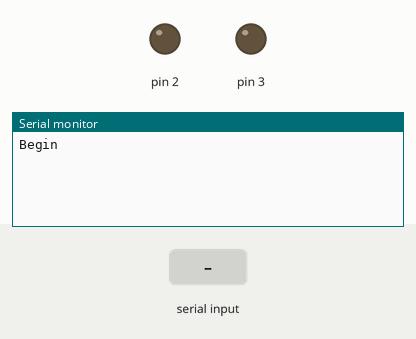
Recording of a sketch running on a simulated Arduino Uno, built with avr-gcc and run on an emulated ATmega328P. Shown: output pins drawn as LEDs (lit = HIGH), the last lines printed to the serial monitor. The test bench sets the inputs (shaded band).

Above: at 1.2 s.
1.3 s: "voltage\n" received over Serial
At 2.0 s:
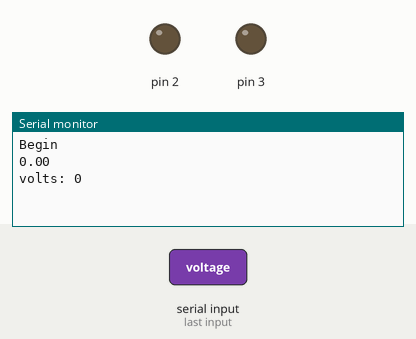
2.8 s: byte 10 ('\n') received over Serial
At 3.8 s:
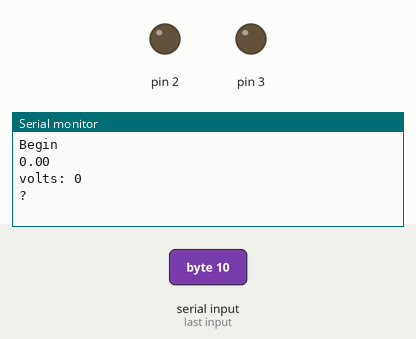
4.3 s: "sol1\n" received over Serial
At 5.1 s:
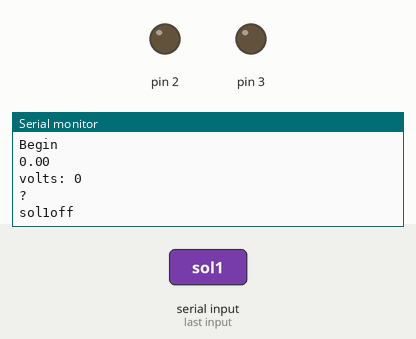

Measured:
- after the input at 1.3 s, the serial monitor: prints a new line at once (image 1)
- after the input at 2.8 s, the serial monitor: prints a new line at once (image 2)
- after the input at 4.3 s, the serial monitor: prints a new line at once (image 3)

The sketch:

pressuresystem.ino
```cpp
/**************************************************************************/
/*!
  MCP427DAC -> ARDUINO

  VDD -> Vin
  GND -> GND
  SCL -> A5
  SDA -> A4

*/
/**************************************************************************/
#include <Wire.h>
#include <Adafruit_MCP4725.h>

Adafruit_MCP4725 dac;
String sdata = ""; // Initialised to nothing.
bool started = false;
void setup(void) {
  Serial.begin(9600);

  // For Adafruit MCP4725A1 the address is 0x62 (default) or 0x63 (ADDR pin tied to VCC)
  // For MCP4725A0 the address is 0x60 or 0x61
  // For MCP4725A2 the address is 0x64 or 0x65
  dac.begin(0x60);
  pinMode(2, OUTPUT);
  pinMode(3, OUTPUT);

  Serial.println("Begin");
}

void loop(void) {
  if (started == false) {
    started = true;
    dac.setVoltage(0, 1);
    digitalWrite(2, LOW);
    digitalWrite(3, LOW);
  }
  byte ch;
  if (Serial.available()) {
    ch = Serial.read();
    sdata += (char)ch;
    if (ch == '\n') {
      sdata.trim();
      if (sdata.indexOf("voltage") > -1) {
        sdata.remove(0, 7);
        float newVal = sdata.toFloat();
        Serial.println(newVal);
        // set voltage
        float newVoltage = round(4095.0/3.34/2.0* newVal);
        if (newVoltage > 4095) {
          newVoltage = 4095;
        }
        uint16_t newVolts = uint16_t(newVoltage);
        dac.setVoltage(newVolts, 1);
        Serial.print("volts: ");
        Serial.println(newVolts);
      } else if (sdata.indexOf("sol1") > -1) {
        if (sdata.indexOf("on") > -1) {
          digitalWrite(2, HIGH);
          Serial.println("sol1on");
        } else {
          digitalWrite(2, LOW);
          Serial.println("sol1off");
        }
      } else if (sdata.indexOf("sol2") > -1) {
        if (sdata.indexOf("on") > -1) {
          digitalWrite(3, HIGH);
          Serial.println("sol2on");
        } else {
          digitalWrite(3, LOW);
          Serial.println("sol2off");
        }
      } else {
        Serial.println("?");
      }
      sdata = "";
    }
  }
}
```
